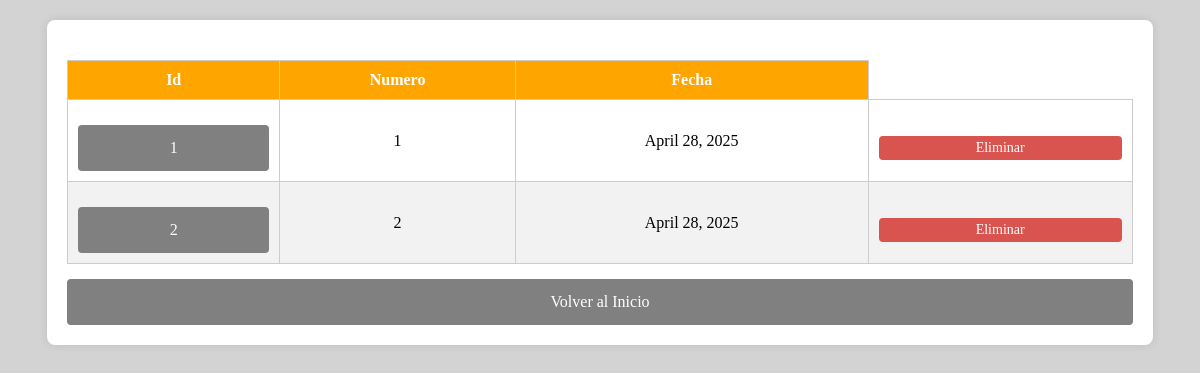
/lista_albaranes/, run on an earlier commit of the app's database.
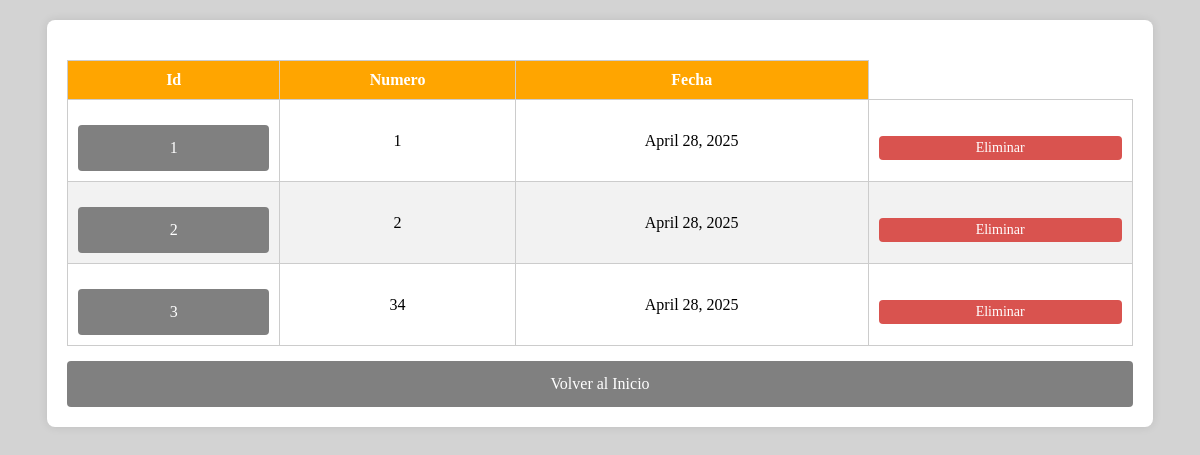
And on a later commit of the database.
### pda/models.py (models this page shows, shortened)
class AlbaranDevolucion(models.Model):
    numero=models.IntegerField(verbose_name='Num.Albaran', unique=True)
    fecha=models.DateField(default=timezone.localdate())

### pda/views.py (the view)
# urls.py: path('lista_albaranes/',lista_albaranes_completa, name='listaAlbaranes'),
def lista_albaranes_completa(request):
    listaAlbaranes=AlbaranDevolucion.objects.all().order_by('-fecha')
    albaranesinfo=[]
    for albaran in listaAlbaranes:
        albaraninfo={
        'id':albaran.id,
        'numero': albaran.numero,
        'fecha':albaran.fecha
        }
        albaranesinfo.append(albaraninfo)
    return render (request,'lista_albaranes.html',{
        'albaranesinfo':albaranesinfo
    })

### templates/lista_albaranes.html (shortened to what this page needs)
<!DOCTYPE html>
<html lang="en">
<head>
</head>
<body>
    <div class="container">
        <div class="form-container">
            <table>
                <thead>
                    <tr>
                        <th>Id</th>
                        <th>Numero</th>
                        <th>Fecha</th>
                    </tr>
                </thead>
                <tbody>
                    {% for a in albaranesinfo %}
                    <tr>
                        <td><a href="{% url 'detalle_albaran' a.id %}">{{ a.id }}</a></td>
                             <td>{{ a.numero }}</td>
                             <td>{{ a.fecha }}</td>
                             <td><a href="{% url 'eliminarAlbaran' a.id %}" class="btn-eliminar">Eliminar</a></td>
                    </tr>
                    {% empty %}
                        <tr>
                            <td colspan="1">No hay albaranes para mostrar.</td>
                        </tr>
                    {% endfor %}
                </tbody>
            </table>
            <a href="/paginaInicial/">Volver al Inicio</a>
        </div>
    </div>
</body>
</html>

What changed in the data, as far as the page shows it:
added AlbaranDevolucion: fecha "April 28, 2025"
Also different on the page:
new list line: "3 34 Eliminar"
